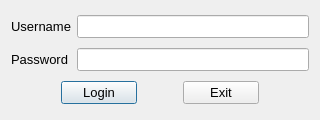
<?xml version="1.0" encoding="UTF-8"?>
<ui version="4.0">
 <class>Dialog</class>
 <widget class="QDialog" name="Dialog">
  <property name="geometry">
   <rect>
    <x>0</x>
    <y>0</y>
    <width>320</width>
    <height>120</height>
   </rect>
  </property>
  <property name="sizePolicy">
   <sizepolicy hsizetype="Fixed" vsizetype="Fixed">
    <horstretch>0</horstretch>
    <verstretch>0</verstretch>
   </sizepolicy>
  </property>
  <property name="minimumSize">
   <size>
    <width>320</width>
    <height>120</height>
   </size>
  </property>
  <property name="maximumSize">
   <size>
    <width>320</width>
    <height>120</height>
   </size>
  </property>
  <property name="font">
   <font>
    <pointsize>10</pointsize>
   </font>
  </property>
  <property name="windowTitle">
   <string>Login</string>
  </property>
  <property name="modal">
   <bool>true</bool>
  </property>
  <layout class="QGridLayout" name="gridLayout">
   <item row="0" column="1">
    <widget class="QLineEdit" name="usernameTxb"/>
   </item>
   <item row="0" column="0">
    <widget class="QLabel" name="label">
     <property name="text">
      <string>Username</string>
     </property>
     <property name="alignment">
      <set>Qt::AlignRight|Qt::AlignTrailing|Qt::AlignVCenter</set>
     </property>
    </widget>
   </item>
   <item row="1" column="0">
    <widget class="QLabel" name="label_2">
     <property name="text">
      <string>Password</string>
     </property>
    </widget>
   </item>
   <item row="1" column="1">
    <widget class="QLineEdit" name="passwordTxb">
     <property name="echoMode">
      <enum>QLineEdit::Password</enum>
     </property>
    </widget>
   </item>
   <item row="2" column="0" colspan="2">
    <layout class="QHBoxLayout" name="horizontalLayout">
     <property name="leftMargin">
      <number>50</number>
     </property>
     <property name="rightMargin">
      <number>50</number>
     </property>
     <item>
      <widget class="QPushButton" name="loginBtn">
       <property name="text">
        <string>Login</string>
       </property>
      </widget>
     </item>
     <item>
      <spacer name="horizontalSpacer">
       <property name="orientation">
        <enum>Qt::Horizontal</enum>
       </property>
       <property name="sizeType">
        <enum>QSizePolicy::Fixed</enum>
       </property>
       <property name="sizeHint" stdset="0">
        <size>
         <width>40</width>
         <height>20</height>
        </size>
       </property>
      </spacer>
     </item>
     <item>
      <widget class="QPushButton" name="exitBtn">
       <property name="text">
        <string>Exit</string>
       </property>
      </widget>
     </item>
    </layout>
   </item>
  </layout>
 </widget>
 <tabstops>
  <tabstop>loginBtn</tabstop>
  <tabstop>exitBtn</tabstop>
 </tabstops>
 <resources/>
 <connections/>
</ui>
